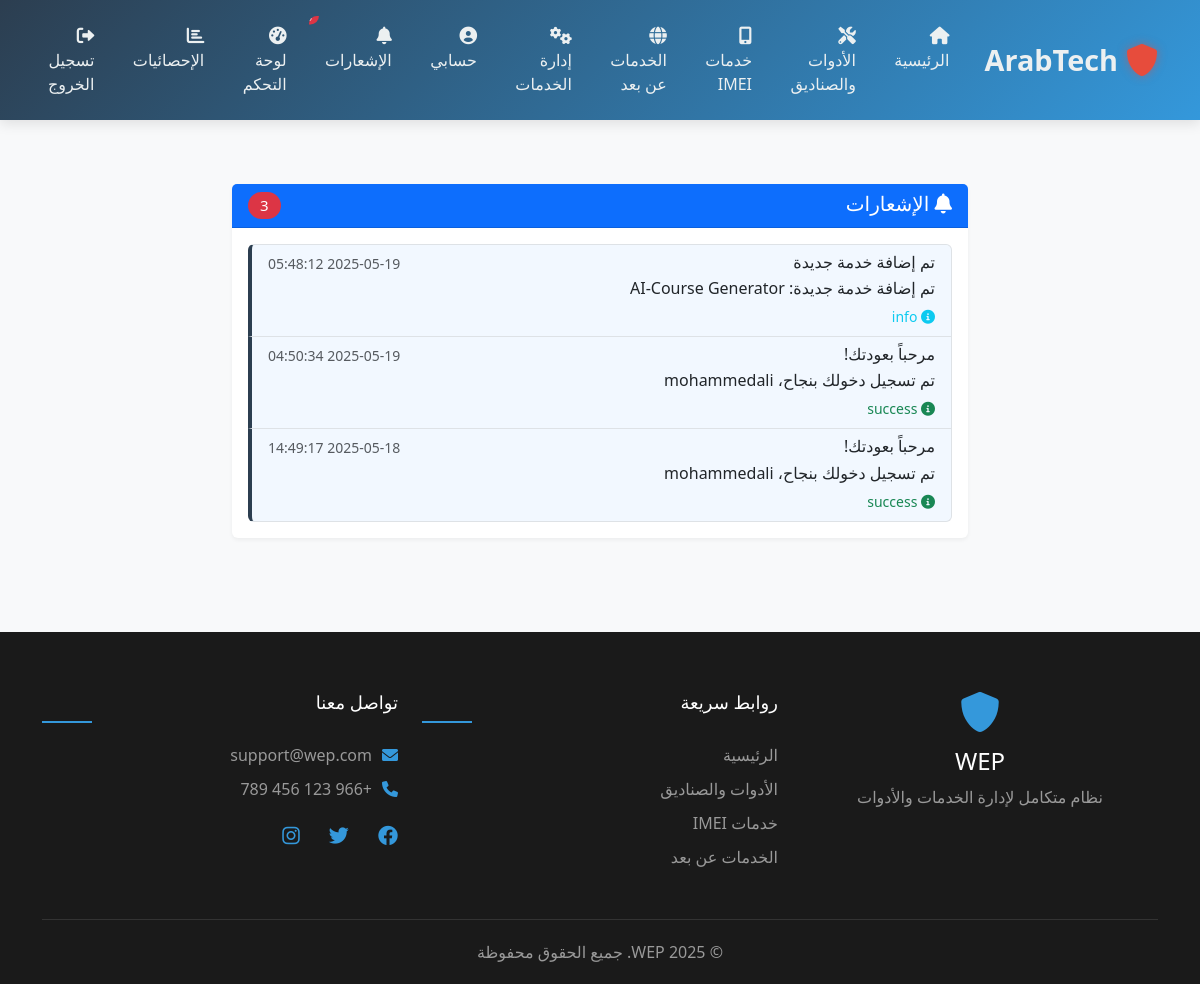
The app's page /notifications (signed in) with its own data.
### tables this page shows
CREATE TABLE notifications (
            id INTEGER PRIMARY KEY AUTOINCREMENT,
            user_id INTEGER NOT NULL,
            title TEXT NOT NULL,
            message TEXT NOT NULL,
            type TEXT NOT NULL,
            is_read BOOLEAN DEFAULT 0,
            created_at TIMESTAMP DEFAULT CURRENT_TIMESTAMP,
            FOREIGN KEY (user_id) REFERENCES users(id)
        );

### controller.py (the view)
@app.route('/notifications')
@login_required
def notifications():
    user_notifications = get_user_notifications(current_user.id)
    return render_template('notifications.html', notifications=user_notifications)

### controller.py (called while the page is built)
@app.context_processor
def inject_now():
    return {'now': datetime.utcnow()}

@app.context_processor
def inject_notifications():
    if current_user.is_authenticated:
        unread_count = get_unread_notifications_count(current_user.id)
        return {'notifications_count': unread_count}
    return {'notifications_count': 0}

@login_manager.user_loader
def load_user(user_id):
    user_data = get_user_by_id(int(user_id))
    if user_data:
        return User(user_data)
    return None

### model.py (called while the page is built)
def db_connection(func):
    @wraps(func)
    def wrapper(*args, **kwargs):
        db_path = kwargs.pop('db_path', 'users.db')
        logger.debug(f"Attempting database connection to: {db_path}")
        conn = sqlite3.connect(db_path)
        try:
            result = func(conn, *args, **kwargs)
            conn.commit()
            logger.debug(f"Database operation completed successfully: {func.__name__}")
            return result
        except sqlite3.Error as e:
            conn.rollback()
            logger.error(f"Database error: {str(e)}")
            logger.debug(f"Error occurred in function: {func.__name__} with args: {args}, kwargs: {kwargs}")
            raise
        finally:
            conn.close()
            logger.debug("Database connection closed")
    return wrapper

@db_connection
def get_user_by_id(conn, user_id):
    cursor = conn.cursor()
    cursor.execute('SELECT * FROM users WHERE id = ?', (user_id,))
    return cursor.fetchone()

def get_user_notifications(user_id, limit=10):
    conn = sqlite3.connect('users.db')
    cursor = conn.cursor()
    cursor.execute('''
        SELECT id, title, message, type, is_read, created_at
        FROM notifications
        WHERE user_id = ?
        ORDER BY created_at DESC
        LIMIT ?
    ''', (user_id, limit))
    notifications = cursor.fetchall()
    conn.close()
    return notifications

def get_unread_notifications_count(user_id):
    conn = sqlite3.connect('users.db')
    cursor = conn.cursor()
    cursor.execute('''
        SELECT COUNT(*)
        FROM notifications
        WHERE user_id = ? AND is_read = 0
    ''', (user_id,))
    count = cursor.fetchone()[0]
    conn.close()
    return count

### templates/notifications.html (shortened to what this page needs)
{% extends "base.html" %}
{% block content %}
<div class="container mt-4">
    <div class="row">
        <div class="col-md-8 mx-auto">
            <div class="card">
                <div class="card-header bg-primary text-white">
                    <h5 class="mb-0">
                        <i class="fas fa-bell"></i> الإشعارات
                        {% if notifications_count > 0 %}
                            <span class="badge bg-danger float-end">{{ notifications_count }}</span>
                        {% endif %}
                    </h5>
                </div>
                <div class="card-body">
                    {% if notifications %}
                        <div class="list-group">
                            {% for notification in notifications %}
                                <div class="list-group-item list-group-item-action {% if not notification[4] %}unread{% endif %}"
                                     data-notification-id="{{ notification[0] }}">
                                    <div class="d-flex w-100 justify-content-between">
                                        <h6 class="mb-1">{{ notification[1] }}</h6>
                                        <small class="text-muted">{{ notification[5] }}</small>
                                    </div>
                                    <p class="mb-1">{{ notification[2] }}</p>
                                    <small class="text-{{ notification[3] }}">
                                        <i class="fas fa-info-circle"></i> {{ notification[3] }}
                                    </small>
                                </div>
                            {% endfor %}
                        </div>
                    {% else %}
                        <div class="text-center py-4">
                            <i class="fas fa-bell-slash fa-3x text-muted mb-3"></i>
                            <p class="mb-0">لا توجد إشعارات جديدة</p>
                        </div>
                    {% endif %}
                </div>
            </div>
        </div>
    </div>
</div>
{% endblock %}

### templates/base.html (style rules this page uses)
:root { --primary-color: #2c3e50; --secondary-color: #34495e; --accent-color: #3498db; --hover-color: #2980b9; --text-light: #ecf0f1; --text-dark: #2c3e50; --gradient-start: #2c3e50; --gradient-end: #3498db; }
body { font-family: 'Segoe UI', Tahoma, Geneva, Verdana, sans-serif; background-color: #f8f9fa; }
.badge { padding: 0.4em 0.8em; border-radius: 50px; font-weight: 500; transition: all 0.3s ease; }
.fade-in { animation: fadeIn 0.5s ease-in; }
.card { box-shadow: 0 2px 4px rgba(0,0,0,.05); border: none; margin-bottom: 20px; transition: transform 0.3s ease, box-shadow 0.3s ease; }
.card-header { background-color: #f8f9fa; border-bottom: 1px solid rgba(0,0,0,.125); font-weight: bold; }

### templates/notifications.html (style rules this page uses)
.unread { background-color: rgba(13, 110, 253, 0.05); border-left: 4px solid var(--primary-color); }
.list-group-item { transition: all 0.3s ease; }

### records on screen
notifications: title "تم إضافة خدمة جديدة", created_at "2025-05-19 05:48:12", message "تم إضافة خدمة جديدة: AI-Course Generator", type "info"
notifications: title "مرحباً بعودتك!", created_at "2025-05-19 04:50:34", message "تم تسجيل دخولك بنجاح، mohammedali", type "success"
notifications: title "مرحباً بعودتك!", created_at "2025-05-18 14:49:17", message "تم تسجيل دخولك بنجاح، mohammedali", type "success"

### other values on screen
{{ notifications_count }} "3"
